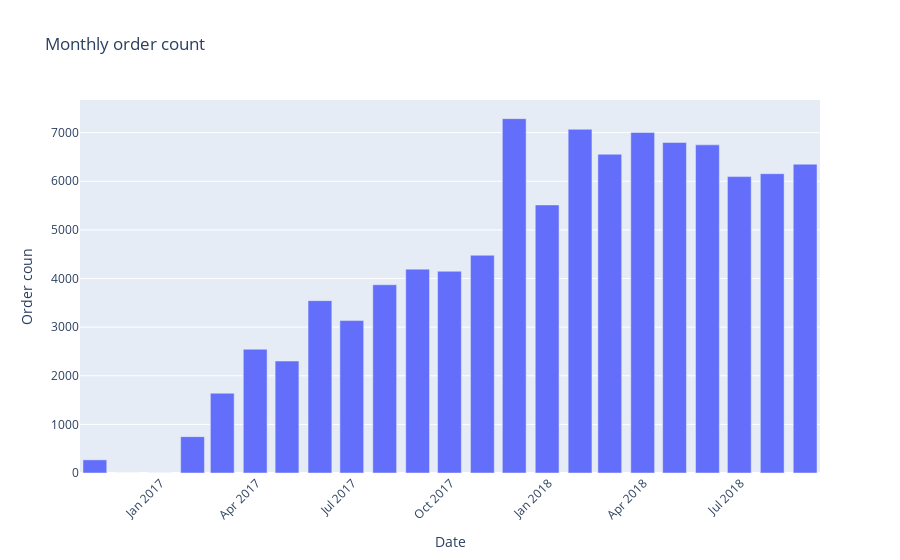

This figure's notebook cell:
### Code cell
import plotly.express as px

# Create a bar chart showing the number of orders per month
# (월별 주문 건수를 보여주는 막대 그래프 생성)
fig = px.bar(
    x=merge_order_trend_date_count.index,  # x-axis: Month-end date (x축: 월말 기준 날짜)
    y=merge_order_trend_date_count["payment_value"],  # y-axis: Count of orders (y축: 주문 건수)
    title="Monthly order count",  # Chart title (그래프 제목)
    labels={  # Axis labels (축 라벨 지정)
        "x":"Date",  # x-axis label (x축 라벨)
        "y":"Order count"  # y-axis label (y축 라벨 - 오타 수정함)
    }
)

# Rotate x-axis labels for better readability
# (x축 라벨을 회전시켜 가독성 향상)
fig.update_layout(xaxis_tickangle=-45)

fig.show()

# The trend and shape are similar to total payment values(구매금액과 추세 및 형태가 비슷함)

### Figure 1 — Plotly figure (JSON) as saved in the notebook; plotly's stock layout.template omitted (floating-point values rounded to 4 significant figures)
{"data": [{"hovertemplate": "Date=%{x}<br>Order coun=%{y}<extra></extra>", "legendgroup": "", "marker": {"color": "#636efa", "pattern": {"shape": ""}}, "name": "", "orientation": "v", "showlegend": false, "textposition": "auto", "type": "bar", "x": ["2016-10-31T00:00:00.000000000", "2016-11-30T00:00:00.000000000", "2016-12-31T00:00:00.000000000", "2017-01-31T00:00:00.000000000", "2017-02-28T00:00:00.000000000", "2017-03-31T00:00:00.000000000", "2017-04-30T00:00:00.000000000", "2017-05-31T00:00:00.000000000", "2017-06-30T00:00:00.000000000", "2017-07-31T00:00:00.000000000", "2017-08-31T00:00:00.000000000", "2017-09-30T00:00:00.000000000", "2017-10-31T00:00:00.000000000", "2017-11-30T00:00:00.000000000", "2017-12-31T00:00:00.000000000", "2018-01-31T00:00:00.000000000", "2018-02-28T00:00:00.000000000", "2018-03-31T00:00:00.000000000", "2018-04-30T00:00:00.000000000", "2018-05-31T00:00:00.000000000", "2018-06-30T00:00:00.000000000", "2018-07-31T00:00:00.000000000", "2018-08-31T00:00:00.000000000"], "xaxis": "x", "y": [270, 0, 1, 748, 1641, 2546, 2303, 3545, 3135, 3872, 4193, 4149, 4478, 7288, 5513, 7069, 6556, 7003, 6798, 6749, 6096, 6156, 6351], "yaxis": "y"}], "layout": {"barmode": "relative", "legend": {"tracegroupgap": 0}, "title": {"text": "Monthly order count"}, "xaxis": {"anchor": "y", "domain": [0, 1], "tickangle": -45, "title": {"text": "Date"}}, "yaxis": {"anchor": "x", "domain": [0, 1], "title": {"text": "Order coun"}}}}
